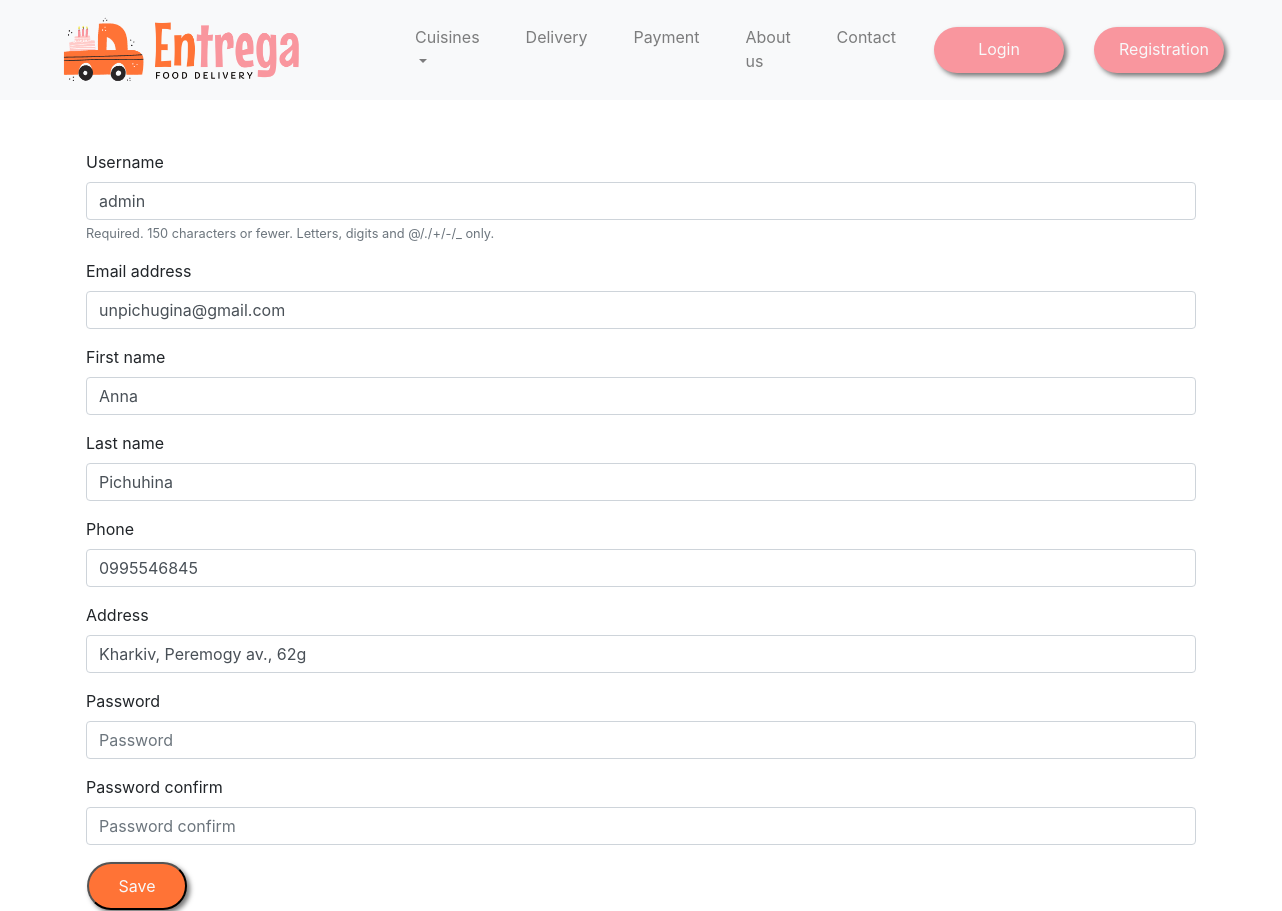
The page /profile/1/edit/ on the database its author committed.
### core/models.py (models this page shows)
class AppUser(AbstractUser):
    phone = models.CharField(max_length=10)
    address = models.CharField(max_length=255)

### core/views.py (the view)
# urls.py: path("<int:user_id>/edit/", views.EditAppUserView.as_view(), name='edit'),
class EditAppUserView(UpdateView):
    template_name = 'registration.html'
    model = get_user_model()
    form_class = RegistrationForm
    success_url = reverse_lazy('home')
    pk_url_kwarg = 'user_id'

### core/forms.py (shortened to what this page needs)
class RegistrationForm(forms.ModelForm):
    password = forms.CharField(widget=forms.PasswordInput)
    password_confirm = forms.CharField(widget=forms.PasswordInput)
    class Meta:
        model = get_user_model()
        fields = ('username', 'email', 'first_name', 'last_name', 'phone', 'address')

### core/templates/registration.html
{% extends 'base.html' %}
{% load bootstrap4 %}
{% load static %}
{% block css %}
    <link rel="stylesheet" href="{% static 'css/custom.css' %}">
{% endblock css %}
{% block content %}
    <div class="container" style="margin-top: 50px">
        <form action="." method="post" enctype="multipart/form-data">{% csrf_token %}
            <table>
                {% bootstrap_form form %}
                <tr>
                    <td>
                        <button type="submit" class="action-btn">Save</button>
                    </td>
                </tr>
            </table>
        </form>
    </div>
{% endblock content %}

### static/css/custom.css (style rules this page uses)
.action-btn { background-color: #FF7336; color: #F8F9FA !important; text-underline-color: transparent; border-radius: 30px; padding: 10px 25px !important; box-shadow: 3px 3px 5px #777; width: 100px; text-align: center; }

### rows shown on the page
AppUser: username "admin", email "unpichugina@gmail.com", first_name "Anna", last_name "Pichuhina", phone "0995546845", address "Kharkiv, Peremogy av., 62g"
